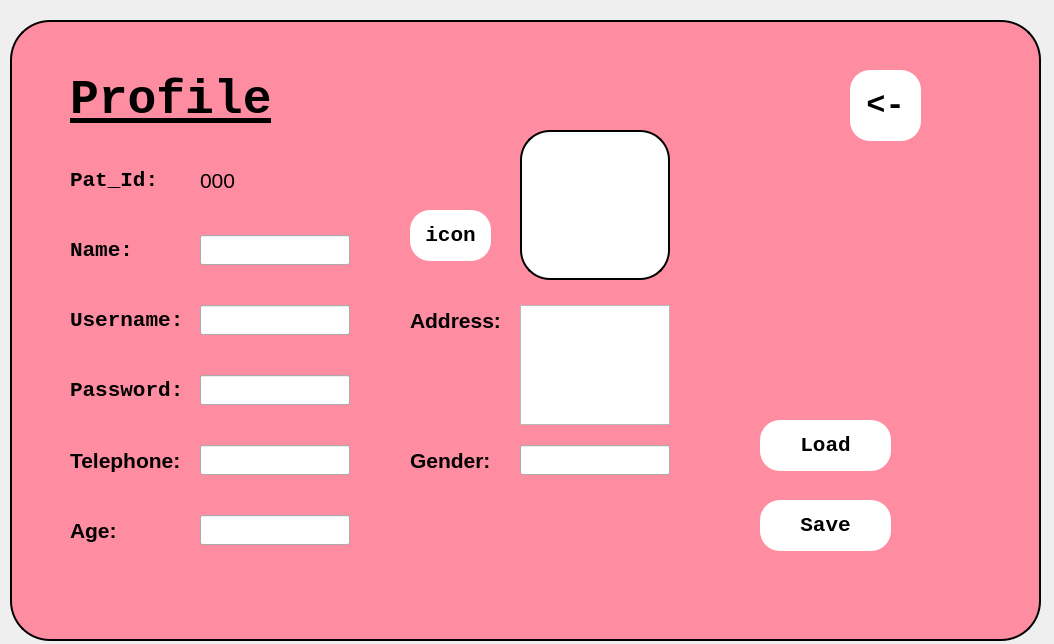
<?xml version="1.0" encoding="UTF-8"?>
<ui version="4.0">
 <class>patProfile</class>
 <widget class="QDialog" name="patProfile">
  <property name="geometry">
   <rect>
    <x>0</x>
    <y>0</y>
    <width>1054</width>
    <height>644</height>
   </rect>
  </property>
  <property name="windowTitle">
   <string>Dialog</string>
  </property>
  <widget class="QGroupBox" name="groupBox">
   <property name="geometry">
    <rect>
     <x>10</x>
     <y>20</y>
     <width>1031</width>
     <height>621</height>
    </rect>
   </property>
   <property name="styleSheet">
    <string notr="true">QGroupBox{
	background-color:#FF8DA1;
	border:2px solid black;
	border-radius:40px;
}</string>
   </property>
   <property name="title">
    <string/>
   </property>
   <widget class="QLabel" name="label_Profile">
    <property name="geometry">
     <rect>
      <x>60</x>
      <y>40</y>
      <width>221</width>
      <height>81</height>
     </rect>
    </property>
    <property name="font">
     <font>
      <family>Monospace</family>
      <pointsize>36</pointsize>
      <weight>75</weight>
      <bold>true</bold>
      <underline>true</underline>
     </font>
    </property>
    <property name="text">
     <string>Profile</string>
    </property>
   </widget>
   <widget class="QLineEdit" name="username">
    <property name="geometry">
     <rect>
      <x>190</x>
      <y>285</y>
      <width>150</width>
      <height>30</height>
     </rect>
    </property>
    <property name="styleSheet">
     <string notr="true">QLineEdit
{
    font-family: &quot;Monospace&quot;;
    font-size: 16pt;
}
</string>
    </property>
    <property name="text">
     <string/>
    </property>
   </widget>
   <widget class="QLabel" name="name_lbl">
    <property name="geometry">
     <rect>
      <x>60</x>
      <y>210</y>
      <width>100</width>
      <height>40</height>
     </rect>
    </property>
    <property name="font">
     <font>
      <family>Monospace</family>
      <pointsize>16</pointsize>
      <weight>75</weight>
      <bold>true</bold>
     </font>
    </property>
    <property name="styleSheet">
     <string notr="true">QLabel
{
    font-family: &quot;Monospace&quot;;
    font-size: 16pt;
    font-weight: bold;
}
</string>
    </property>
    <property name="text">
     <string>Name:</string>
    </property>
   </widget>
   <widget class="QLabel" name="pat_lbl">
    <property name="geometry">
     <rect>
      <x>60</x>
      <y>140</y>
      <width>100</width>
      <height>40</height>
     </rect>
    </property>
    <property name="font">
     <font>
      <family>Monospace</family>
      <pointsize>16</pointsize>
      <weight>75</weight>
      <italic>false</italic>
      <bold>true</bold>
     </font>
    </property>
    <property name="styleSheet">
     <string notr="true">QLabel
{
    font-family: &quot;Monospace&quot;;
    font-size: 16pt;
    font-weight: bold;
}
</string>
    </property>
    <property name="text">
     <string>Pat_Id:</string>
    </property>
   </widget>
   <widget class="QLabel" name="password_lbl">
    <property name="geometry">
     <rect>
      <x>60</x>
      <y>350</y>
      <width>120</width>
      <height>40</height>
     </rect>
    </property>
    <property name="font">
     <font>
      <family>Monospace</family>
      <pointsize>16</pointsize>
      <weight>75</weight>
      <bold>true</bold>
     </font>
    </property>
    <property name="styleSheet">
     <string notr="true">QLabel
{
    font-family: &quot;Monospace&quot;;
    font-size: 16pt;
    font-weight: bold;
}
</string>
    </property>
    <property name="text">
     <string>Password:</string>
    </property>
   </widget>
   <widget class="QLabel" name="telephone_lbl">
    <property name="geometry">
     <rect>
      <x>60</x>
      <y>420</y>
      <width>120</width>
      <height>40</height>
     </rect>
    </property>
    <property name="styleSheet">
     <string notr="true">QLabel
{
    font-family: &quot;Monospace&quot;;
    font-size: 16pt;
    font-weight: bold;
}
</string>
    </property>
    <property name="text">
     <string>Telephone:</string>
    </property>
   </widget>
   <widget class="QLabel" name="pat_id">
    <property name="geometry">
     <rect>
      <x>190</x>
      <y>145</y>
      <width>150</width>
      <height>30</height>
     </rect>
    </property>
    <property name="styleSheet">
     <string notr="true">QLabel
{
    font-family: &quot;Monospace&quot;;
    font-size: 16pt;
}
</string>
    </property>
    <property name="text">
     <string>000</string>
    </property>
   </widget>
   <widget class="QLabel" name="age_lbl">
    <property name="geometry">
     <rect>
      <x>60</x>
      <y>490</y>
      <width>120</width>
      <height>40</height>
     </rect>
    </property>
    <property name="styleSheet">
     <string notr="true">QLabel
{
    font-family: &quot;Monospace&quot;;
    font-size: 16pt;
    font-weight: bold;
}
</string>
    </property>
    <property name="text">
     <string>Age:</string>
    </property>
   </widget>
   <widget class="QLabel" name="gender_lbl">
    <property name="geometry">
     <rect>
      <x>400</x>
      <y>420</y>
      <width>100</width>
      <height>40</height>
     </rect>
    </property>
    <property name="styleSheet">
     <string notr="true">QLabel
{
    font-family: &quot;Monospace&quot;;
    font-size: 16pt;
    font-weight: bold;
}
</string>
    </property>
    <property name="text">
     <string>Gender:</string>
    </property>
   </widget>
   <widget class="QLineEdit" name="password">
    <property name="geometry">
     <rect>
      <x>190</x>
      <y>355</y>
      <width>150</width>
      <height>30</height>
     </rect>
    </property>
    <property name="styleSheet">
     <string notr="true">QLineEdit
{
    font-family: &quot;Monospace&quot;;
    font-size: 16pt;
}
</string>
    </property>
   </widget>
   <widget class="QLineEdit" name="telephone">
    <property name="geometry">
     <rect>
      <x>190</x>
      <y>425</y>
      <width>150</width>
      <height>30</height>
     </rect>
    </property>
    <property name="styleSheet">
     <string notr="true">QLineEdit
{
    font-family: &quot;Monospace&quot;;
    font-size: 16pt;
}
</string>
    </property>
   </widget>
   <widget class="QLineEdit" name="age">
    <property name="geometry">
     <rect>
      <x>190</x>
      <y>495</y>
      <width>150</width>
      <height>30</height>
     </rect>
    </property>
    <property name="styleSheet">
     <string notr="true">QLineEdit
{
    font-family: &quot;Monospace&quot;;
    font-size: 16pt;
}
</string>
    </property>
   </widget>
   <widget class="QLineEdit" name="gender">
    <property name="geometry">
     <rect>
      <x>510</x>
      <y>425</y>
      <width>150</width>
      <height>30</height>
     </rect>
    </property>
    <property name="styleSheet">
     <string notr="true">QLineEdit
{
    font-family: &quot;Monospace&quot;;
    font-size: 16pt;
}
</string>
    </property>
   </widget>
   <widget class="QLabel" name="address_lbl">
    <property name="geometry">
     <rect>
      <x>400</x>
      <y>280</y>
      <width>100</width>
      <height>40</height>
     </rect>
    </property>
    <property name="styleSheet">
     <string notr="true">QLabel
{
    font-family: &quot;Monospace&quot;;
    font-size: 16pt;
    font-weight: bold;
}
</string>
    </property>
    <property name="text">
     <string>Address:</string>
    </property>
   </widget>
   <widget class="QPushButton" name="save">
    <property name="geometry">
     <rect>
      <x>750</x>
      <y>480</y>
      <width>131</width>
      <height>51</height>
     </rect>
    </property>
    <property name="font">
     <font>
      <family>Monospace</family>
      <pointsize>16</pointsize>
      <weight>75</weight>
      <bold>true</bold>
     </font>
    </property>
    <property name="styleSheet">
     <string notr="true">QPushButton
{
    font-family: &quot;Monospace&quot;;
    font-size: 16pt;
	border:none;
	background-color:white;
	border-radius:20px;
}
QPushButton:Hover
{
	fontsize:20;
	border:none;
	background-color:#FFDCE2;
	border-radius:20px;
	color:red;
}</string>
    </property>
    <property name="text">
     <string>Save</string>
    </property>
   </widget>
   <widget class="QLabel" name="username_lbl">
    <property name="geometry">
     <rect>
      <x>60</x>
      <y>280</y>
      <width>120</width>
      <height>40</height>
     </rect>
    </property>
    <property name="font">
     <font>
      <family>Monospace</family>
      <pointsize>16</pointsize>
      <weight>75</weight>
      <bold>true</bold>
     </font>
    </property>
    <property name="styleSheet">
     <string notr="true">QLabel
{
    font-family: &quot;Monospace&quot;;
    font-size: 16pt;
    font-weight: bold;
}
</string>
    </property>
    <property name="text">
     <string>Username:</string>
    </property>
   </widget>
   <widget class="QLineEdit" name="name">
    <property name="geometry">
     <rect>
      <x>190</x>
      <y>215</y>
      <width>150</width>
      <height>30</height>
     </rect>
    </property>
    <property name="styleSheet">
     <string notr="true">QLineEdit
{
    font-family: &quot;Monospace&quot;;
    font-size: 16pt;
}
</string>
    </property>
   </widget>
   <widget class="QTextEdit" name="address">
    <property name="geometry">
     <rect>
      <x>510</x>
      <y>285</y>
      <width>150</width>
      <height>120</height>
     </rect>
    </property>
    <property name="styleSheet">
     <string notr="true">QTextEdit
{
    font-family: &quot;Monospace&quot;;
    font-size: 16pt;
}
</string>
    </property>
   </widget>
   <widget class="QPushButton" name="load_btn">
    <property name="geometry">
     <rect>
      <x>750</x>
      <y>400</y>
      <width>131</width>
      <height>51</height>
     </rect>
    </property>
    <property name="font">
     <font>
      <family>Monospace</family>
      <pointsize>16</pointsize>
      <weight>75</weight>
      <bold>true</bold>
     </font>
    </property>
    <property name="styleSheet">
     <string notr="true">QPushButton
{
    font-family: &quot;Monospace&quot;;
    font-size: 16pt;
	border:none;
	background-color:white;
	border-radius:20px;
}
QPushButton:Hover
{
	fontsize:20;
	border:none;
	background-color:#FFDCE2;
	border-radius:20px;
	color:red;
}</string>
    </property>
    <property name="text">
     <string>Load</string>
    </property>
   </widget>
   <widget class="QPushButton" name="backBtn">
    <property name="geometry">
     <rect>
      <x>840</x>
      <y>50</y>
      <width>71</width>
      <height>71</height>
     </rect>
    </property>
    <property name="font">
     <font>
      <family>Monospace</family>
      <pointsize>24</pointsize>
      <weight>75</weight>
      <bold>true</bold>
     </font>
    </property>
    <property name="styleSheet">
     <string notr="true">QPushButton
{
    font-family: &quot;Monospace&quot;;
    font-size: 24pt;
	border:none;
	background-color:white;
	border-radius:20px;
}
QPushButton:Hover
{
	fontsize:24pt;
	border:none;
	background-color:#FFDCE2;
	border-radius:20px;
	color:red;
}</string>
    </property>
    <property name="text">
     <string>&lt;-</string>
    </property>
   </widget>
   <widget class="QLabel" name="icon">
    <property name="geometry">
     <rect>
      <x>510</x>
      <y>110</y>
      <width>150</width>
      <height>150</height>
     </rect>
    </property>
    <property name="styleSheet">
     <string notr="true">    background-color: white;
    border: 2px solid black;
    border-radius: 30px;</string>
    </property>
    <property name="text">
     <string/>
    </property>
   </widget>
   <widget class="QPushButton" name="uploadicon_Btn">
    <property name="geometry">
     <rect>
      <x>400</x>
      <y>190</y>
      <width>81</width>
      <height>51</height>
     </rect>
    </property>
    <property name="font">
     <font>
      <family>Monospace</family>
      <pointsize>16</pointsize>
      <weight>75</weight>
      <bold>true</bold>
     </font>
    </property>
    <property name="styleSheet">
     <string notr="true">QPushButton
{
	border:none;
	background-color:white;
	border-radius:20px;
}
QPushButton:Hover
{
	fontsize:20;
	border:none;
	background-color:rgb(28, 130, 255);
	border-radius:20px;
	color:red;
}</string>
    </property>
    <property name="text">
     <string>icon</string>
    </property>
   </widget>
  </widget>
 </widget>
 <resources/>
 <connections/>
</ui>
